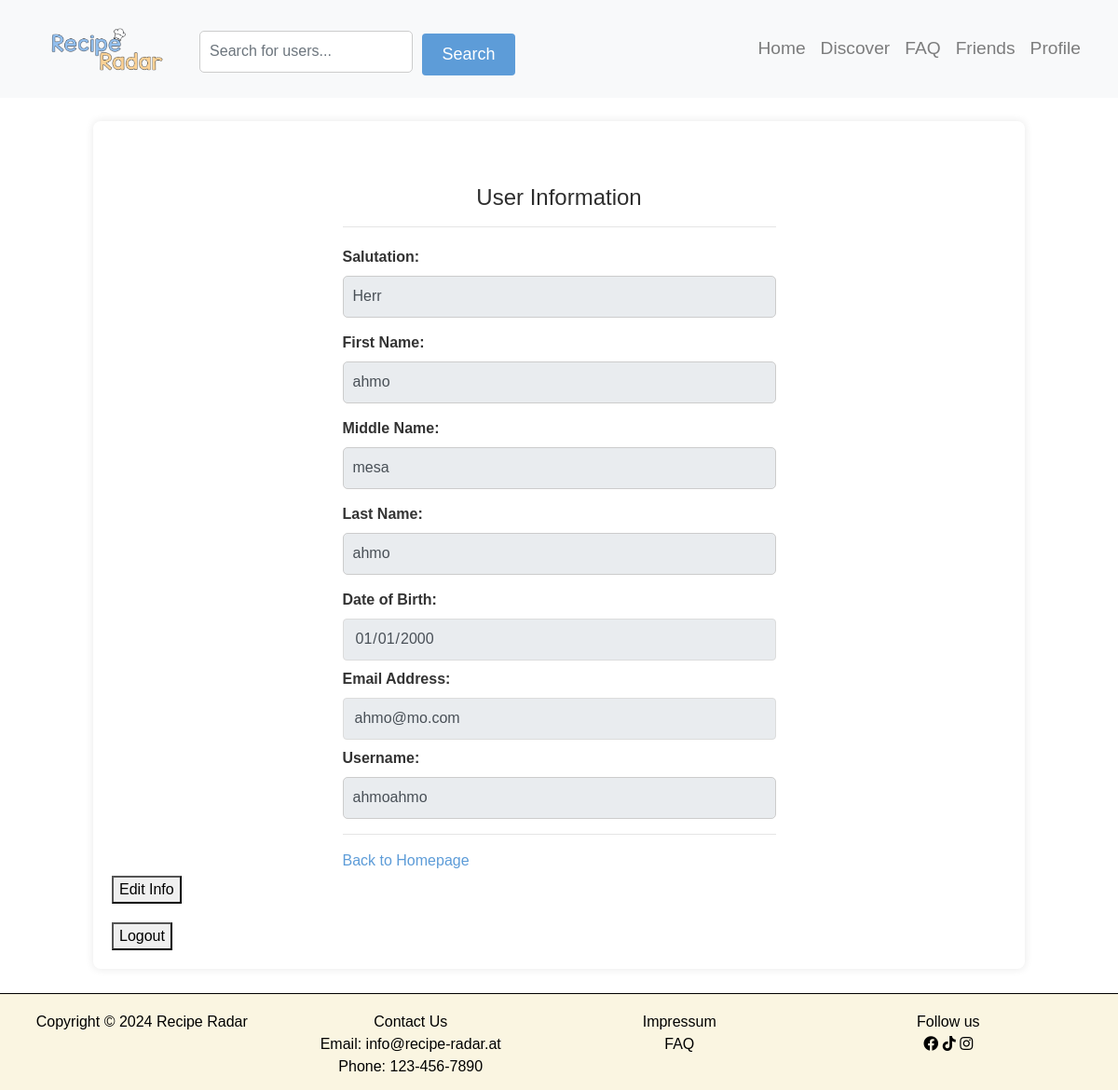
/profile-old.php (signed in), run on the app's committed database.
### tables this page shows
CREATE TABLE `users` (
  `userID` int(20) NOT NULL,
  `type` text NOT NULL DEFAULT 'normal',
  `salutation` varchar(50) DEFAULT NULL,
  `firstName` varchar(50) NOT NULL,
  `middleName` varchar(50) DEFAULT NULL,
  `lastName` varchar(50) NOT NULL,
  `userName` varchar(30) NOT NULL,
  `email` varchar(100) NOT NULL,
  `password` varchar(255) NOT NULL,
  `birthDate` date NOT NULL,
  `profilePicture` varchar(255) DEFAULT NULL
);

### services/user_service.php (called while the page is built, shortened)
<?php
require 'config/db_connect.php';
if(isset($_GET['userID'])) {
    $userID = $_GET['userID'];
    $sql = "SELECT * FROM users WHERE userID = $userID";
} else {
    if (isset($_SESSION['currentSession'])) {
        $userData = $_SESSION['currentSession'];
        $userID = $userData['userID'];
        $sql = "SELECT * FROM users WHERE userID = $userID";
    } else {
        header("Location: login.php");
        exit();
    }
}
$result = mysqli_query($conn, $sql);
$user = mysqli_fetch_assoc($result);
?>

### components/user_form.php (the view)
<?php
include('services/user_service.php');
?>
<div class="row justify-content-center">
    <div class="col-11 col-sm-10 col-md-8 col-lg-7 col-xl-6 col-xxl-5">
        <h4 class="untertitle mb-1 mt-5">User Information</h4>
        <hr>
        <form>
            <div class="mb-2 mt-3">
                <label for="salutation" class="left-align-label">Salutation:</label>
                <input type="text" class="form-control auth-input" name="salutation" value="<?php echo htmlspecialchars($user['salutation']); ?>" readonly>
            </div>
            <div class="mb-2">
                <label for="firstName" class="left-align-label">First Name:</label>
                <input type="text" class="form-control auth-input" name="firstName" value="<?php echo htmlspecialchars($user['firstName']); ?>" readonly>
            </div>
            <div class="mb-2">
                <label for="middleName" class="left-align-label">Middle Name:</label>
                <input type="text" class="form-control auth-input" name="middleName" value="<?php echo htmlspecialchars($user['middleName']); ?>" readonly>
            </div>
            <div class="mb-2">
                <label for="lastName" class="left-align-label">Last Name:</label>
                <input type="text" class="form-control auth-input" name="lastName" value="<?php echo htmlspecialchars($user['lastName']); ?>" readonly>
            </div>
            <div class="mb-2">
                <label for="birthDate" class="left-align-label">Date of Birth:</label>
                <input type="date" class="form-control auth-input" name="birthDate" value="<?php echo htmlspecialchars($user['birthDate']); ?>" readonly>
            </div>
            <div class="mb-2">
                <label for="email" class="left-align-label">Email Address:</label>
                <input type="email" class="form-control auth-input" name="email" value="<?php echo htmlspecialchars($user['email']); ?>" readonly>
            </div>
            <div class="mb-2">
                <label for="userName" class="left-align-label">Username:</label>
                <input type="text" class="form-control auth-input" name="userName" value="<?php echo htmlspecialchars($user['userName']); ?>" readonly>
            </div>
            <hr class="seperator">
            <p class="text mb-1 mt-3"><a href="index.php" class="text-link">Back to Homepage</a></p>
        </form>
    </div>
</div>

### resources/css/style.css (style rules this page uses)
body { margin: 0; padding: 0; }
form { margin-top: 20px; }
label { font-weight: bold; }
input[type="text"], textarea { width: 100%; padding: 10px; margin-bottom: 15px; border: 1px solid #ccc; border-radius: 5px; box-sizing: border-box; }
body { margin: 0; font-family: 'Segoe UI', Tahoma, Geneva, Verdana, sans-serif; background-color: white; height: 100vh; }
.untertitle { text-align: center; color: rgb(46, 46, 46); }
.auth-input { background: white; height: 45px; border: 1px solid rgb(220, 220, 220); box-shadow: none !important; }
.text-link { color: #5d9cd8; }
.left-align-label { text-align: left !important; display: block; }

### resources/css/recipe_detail.css (style rules this page uses)
body { background-image: url('../../pictures/bg-2.jpeg'); background-size: cover; font-family: Arial, sans-serif; color: #333; margin: 0; padding: 0; }

### data on the page
users: salutation "Herr", firstName "ahmo", middleName "mesa", lastName "ahmo", birthDate "01/01/2000", email "ahmo@mo.com", userName "ahmoahmo"
